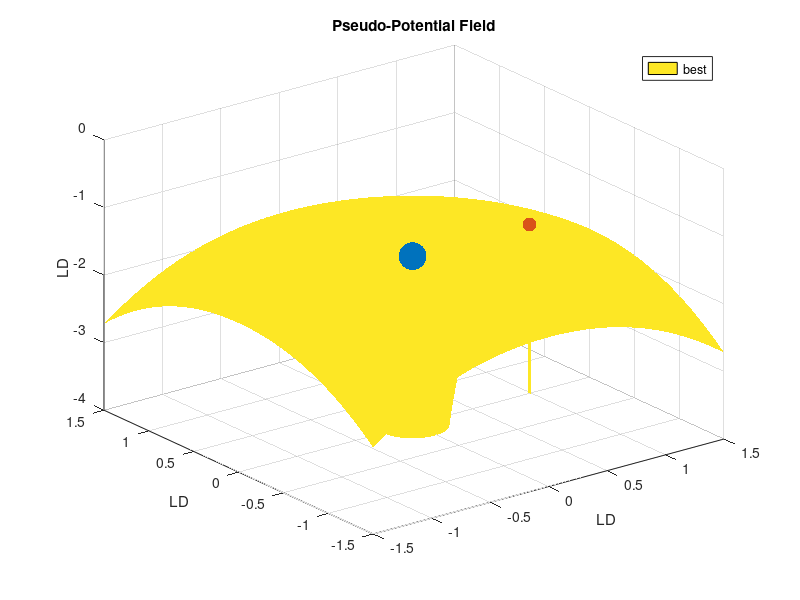

Write MATLAB code to recreate this figure.
clear
m_e = 5.9742*10^24;
m_l = 7.36*10^22;
mu = m_l / (m_e+m_l);


[x,y] = meshgrid(-1.5:0.01:1.5);


r_13 = sqrt((x+mu).^2+y.^2);
r_23 = sqrt((x-1+mu).^2+y.^2);
p = 0.5*(x.^2+y.^2) + (1-mu)./r_13 + mu ./ r_23;


figure(1)
surf(x,y,-p,'EdgeAlpha',0.3,'DisplayName','potential field')
hold on
plot3(-mu,0,-1.5,'Marker','.','MarkerSize',60,'DisplayName','Earth')
plot3(1-mu,0,-1.5,'Marker','.','MarkerSize',30,'DisplayName','Lunar')
hold off
xlabel("LD")
ylabel("LD")
zlabel("LD")
legend(Location="best")
title("Pseudo-Potential Field")
zlim([-4,0])
